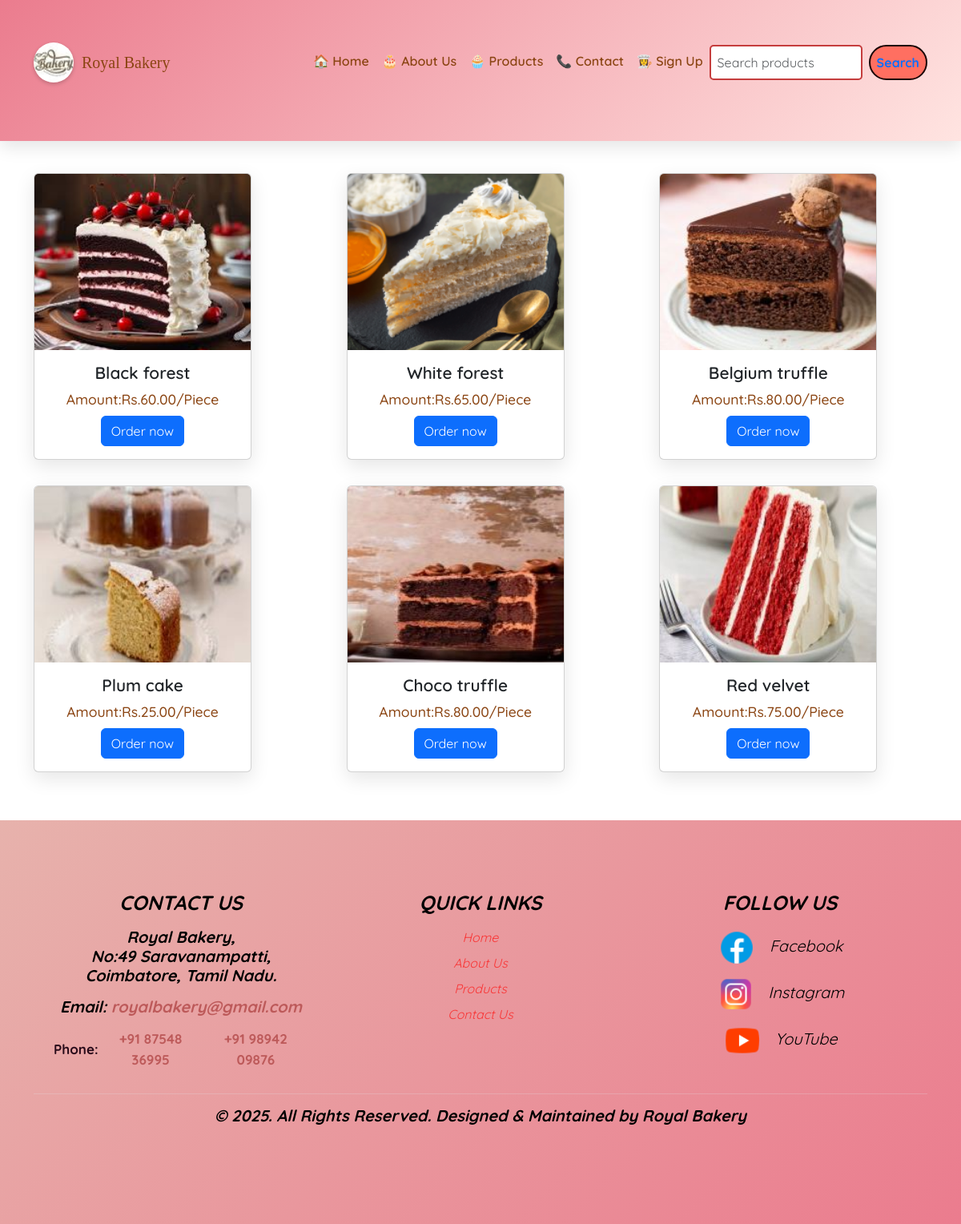
The app's page /search/ with its own data.
### app/models.py (models this page shows)
class Cakes(models.Model):
        cakes_image = models.ImageField(upload_to='cakes/')
        title=models.CharField(max_length=50)
        amount=models.DecimalField(max_digits=10,decimal_places=2)

### app/views.py (the view)
# urls.py: path('search/',views.search,name='search'),
def search(request):
    search=Cakes.objects.all()
    return render(request,'search.html',{'search':search})

### template/search.html (shortened to what this page needs)
{% extends "home.html" %}
{% block home %}
{% load static %}
<link rel="stylesheet" href="{% static 'css/search.css' %}">
      {% load django_bootstrap5 %}
      {% bootstrap_css %}
      <div class="container text-center">
        <div class="row">
            {% for i in search %}
          <div class="col">
            <div class="card" style="width: 17rem;">
                <img src="{{ i.cakes_image.url }}" class="card-img-top" alt="...">
                <div class="card-body">
                  <h4 class="card-title">{{ i.title }}</h4>
                  <h5 class="card-text">Amount:Rs.{{ i.amount }}/Piece</h5>
                  <a href="{% url 'place_order' 'cakes' i.id %}" class="btn btn-primary">Order now</a>
                </div>
            </div>
          </div>
            {% endfor %}
        </div>
     </div>
{% endblock %}

### template/home.html (shortened to what this page needs)
<html>
    <head>
        {% load static %}
        <link rel="stylesheet" href="{% static 'css/home.css' %}">
    </head>
    <body>
      {% load django_bootstrap5 %}
      {% bootstrap_css %}
      <nav class="navbar navbar-expand-lg bakery-navbar sticky-top">
        <div class="container">
          <a class="navbar-brand" href="{% url 'home' %}">
            <img src="{% static 'image/logo.jpg' %}" alt="Logo" width="50" height="50">
            Royal Bakery
          </a>
          <div class="collapse navbar-collapse" id="navbarContent">
            <ul class="navbar-nav ms-auto mb-2 mb-lg-0">
              <li class="nav-item">
                <a class="nav-link" href="{% url 'home' %}">🏠 Home</a>
              </li>
              <li class="nav-item">
                <a class="nav-link" href="{% url 'about' %}">🎂 About Us</a>
              </li>
              <li class="nav-item">
                <a class="nav-link" href="{% url 'product' %}">🧁 Products</a>
              </li>
              <li class="nav-item">
                <a class="nav-link" href="{% url 'contact' %}">📞 Contact</a>
              </li>
              <li class="nav-item">
                <a class="nav-link" href="{% url 'signup' %}">👩‍🍳 Sign Up</a>
              </li>
              <li class="search-bar d-flex" >
                <input class="form-control me-2" type="search" name="q" placeholder="Search products">
                <button class="btn btn-outline-primary" type="submit">Search</button>
              </li>
            </ul>
          </div>
        </div>
      </nav>
      {% block home %}{% endblock %}
    <center><footer class="bg-dark text-white py-5">
      <div class="container">
        <div class="row text-md-left">
          <div class="col-md-4 mb-4">
            <h5 class="text-uppercase mb-3">Contact Us</h5>
            <h6>Royal Bakery,<br>No:49 Saravanampatti,<br>Coimbatore, Tamil Nadu. </h6>
            <h6> Email: <a href="mailto:royalbakery@gmail.com" class="text-white">royalbakery@gmail.com</a></h6>
            <p>Phone:
              <a href="tel:+918754836995" class="text-white d-block">+91 87548 36995</a>
              <a href="tel:+919894209876" class="text-white d-block">+91 98942 09876</a>
            </p>
          </div>
          <div class="col-md-4 footer-links mb-4">
            <h5 class="text-uppercase mb-3">Quick Links</h5>
            <ul class="list-unstyled">
              <li><a href="{% url 'home' %}" class="text">Home</a></li>
              <li><a href="{% url 'about' %}" class="text">About Us</a></li>
              <li><a href="{% url 'product' %}" class="text">Products</a></li>
              <li><a href="{% url 'contact' %}" class="text">Contact Us</a></li>
            </ul>
          </div>
          <div class="col-md-4 footer-link mb-4">
            <h5 class="text-uppercase mb-3">Follow Us</h5>
            <ul class="list-unstyled">
              <li class="mb-2">
                <a href="#" class="text align-items-center">
                  <img src="{% static 'image/facebook.png' %}" class="mr-2" width="20" alt="Facebook"> Facebook
                </a>
              </li>
              <li class="mb-2">
                <a href="#" class="text align-items-center">
                  <img src="{% static 'image/instagram.png' %}" class="mr-2" width="20" alt="Instagram"> Instagram
                </a>
              </li>
              <li>
                <a href="#" class="text align-items-center">
                  <img src="{% static 'image/youtube.png' %}" class="mr-2" width="20" alt="YouTube"> YouTube
                </a>
              </li>
            </ul>
          </div>
        </div>
          <hr class="border-top footer-divider">
          <h6 class="text-center">
            &copy; 2025. All Rights Reserved. Designed & Maintained by <strong>Royal Bakery</strong>
          </h6>
      </div>
    </footer></center>
  </body>
</html>

### static/css/home.css (style rules this page uses)
.bakery-navbar { background: linear-gradient(135deg, rgb(235, 124, 142), #ffe4e1); box-shadow: 0 8px 20px rgba(0,0,0,0.1); font-family: 'Quicksand', sans-serif; }
.navbar-brand { font-family: 'Pacifico', cursive; font-size: 1.8rem; color: #8b4513 !important; display: flex; align-items: center; }
.navbar-brand img { border-radius: 50%; margin-right: 10px; box-shadow: 0 2px 5px rgba(0,0,0,0.2); }
.navbar-nav .nav-link { color: #8b4513 !important; font-weight: 600; padding-right: 15px; }
.search-bar input[type="search"] { border-radius: 5px; padding: 0.5rem; border: 2px solid #c53d3d; }
.search-bar button { border-radius: 50px; background-color: #ff6f61; border: 2px solid rgb(24, 4, 4); padding: 0.5rem; font-weight: bold; }
body { font-family: 'Quicksand', sans-serif; background-color: #fffdf9; margin: 0; }
.card-img-top { display: flex; height: 500px; width: 40px; }
footer { background: linear-gradient(135deg, #e7b2ac, rgb(235, 124, 142)); padding: 40px 0; display: flex; flex-direction: column; color: rgb(159, 113, 113); font-size: 15px; font-family: 'Quicksand', sans-serif; }
footer h5 { font-size: 25px; font-style: italic; font-weight: bold; margin-bottom: 15px; color: #000000; }
footer h6 { font-size: 20px; font-style: italic; font-weight: bold; margin-bottom: 15px; color: #000000; }
.col-md-4 .text-white { color: #bd5a5a !important; }
footer p { margin: 5px 0; color: rgb(41, 11, 26); display: flex; font-size: 17px; font-style: italic; font-weight: bold; align-items: center; font-style: normal; }
footer a { color: rgb(31, 24, 24); text-decoration: none; }
.footer-links { list-style: none; padding: 0; font-style: italic; color: black; }
.footer-links li { margin-bottom: 8px; font-size: 16px; font-style: italic !important; color: rgb(165, 32, 32); transition: color 0.3s ease; }
.footer-links a { color: rgb(249, 54, 54) !important; font-size: 16px; transition: color 0.3s ease; }
.footer-link { font-size: 20px; font-style: italic; margin-bottom: 10px; align-items: center; }
.footer-link a { color: rgb(0, 0, 0) !important; font-size: 20px; transition: color 0.3s ease; }
.footer-link img { width: 50px; margin-right: 10px; }
.footer-divider { border-top: 3px solid #966363; margin: 15px 0; }
@media (min-width: 768px) { footer .text-md-left { text-align: center !important; } }
@media (min-width: 768px) { footer .col-md-4 { margin-bottom: 10px !important; width: 30% !important; } }

### static/css/search.css (style rules this page uses)
.container { padding-top: 40px; padding-bottom: 60px; }
.row { display: flex; flex-wrap: wrap; justify-content: center; gap: 2rem; }
.card { width: 18rem; border: none; border-radius: 20px; box-shadow: 0 8px 25px rgba(0, 0, 0, 0.1); transition: transform 0.3s ease, box-shadow 0.3s ease; background: #fffdf9; font-family: 'Quicksand', sans-serif; }
.card-img-top { border-top-left-radius: 20px; border-top-right-radius: 20px; height: 220px; object-fit: cover; }
.card-body { padding: 1rem 1.2rem; }
.card-title { font-size: 1.3rem; color: #d2691e; font-weight: 600; }
.card-text { color: #8b4513; font-size: 1.1rem; margin: 10px 0; }
.btn-primary { background-color: #ff6961; border: none; border-radius: 30px; padding: 10px 20px; font-weight: 600; transition: background 0.3s ease; }

### records on screen
Cakes: cakes_image (picture), title "Black forest", amount "60.00"
Cakes: cakes_image (picture), title "White forest", amount "65.00"
Cakes: cakes_image (picture), title "Belgium truffle", amount "80.00"
Cakes: cakes_image (picture), title "Plum cake", amount "25.00"
Cakes: cakes_image (picture), title "Choco truffle", amount "80.00"
Cakes: cakes_image (picture), title "Red velvet", amount "75.00"
